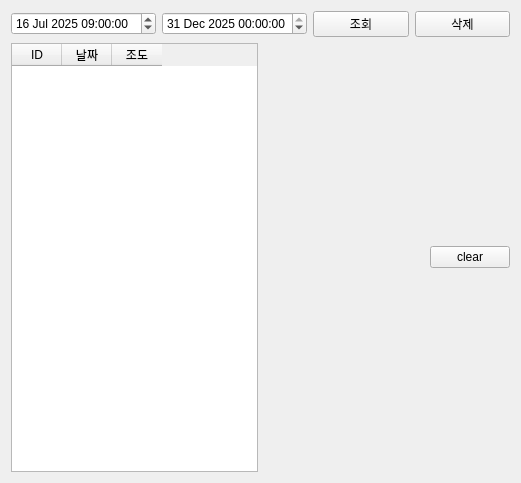
<?xml version="1.0" encoding="UTF-8"?>
<ui version="4.0">
 <class>Tab5SensorDatabase</class>
 <widget class="QWidget" name="Tab5SensorDatabase">
  <property name="geometry">
   <rect>
    <x>0</x>
    <y>0</y>
    <width>521</width>
    <height>483</height>
   </rect>
  </property>
  <property name="windowTitle">
   <string>Form</string>
  </property>
  <layout class="QVBoxLayout" name="verticalLayout_3">
   <item>
    <layout class="QHBoxLayout" name="horizontalLayout">
     <item>
      <widget class="QDateTimeEdit" name="pDateTimeEditFrom">
       <property name="date">
        <date>
         <year>2025</year>
         <month>7</month>
         <day>16</day>
        </date>
       </property>
       <property name="time">
        <time>
         <hour>9</hour>
         <minute>0</minute>
         <second>0</second>
        </time>
       </property>
      </widget>
     </item>
     <item>
      <widget class="QDateTimeEdit" name="pDateTimeEditTo">
       <property name="dateTime">
        <datetime>
         <hour>0</hour>
         <minute>0</minute>
         <second>0</second>
         <year>2025</year>
         <month>12</month>
         <day>31</day>
        </datetime>
       </property>
       <property name="date">
        <date>
         <year>2025</year>
         <month>12</month>
         <day>31</day>
        </date>
       </property>
      </widget>
     </item>
     <item>
      <widget class="QPushButton" name="pPBsearchDB">
       <property name="text">
        <string>조회</string>
       </property>
      </widget>
     </item>
     <item>
      <widget class="QPushButton" name="pPOdeleteDB">
       <property name="text">
        <string>삭제</string>
       </property>
      </widget>
     </item>
    </layout>
   </item>
   <item>
    <layout class="QHBoxLayout" name="horizontalLayout_2" stretch="1,1">
     <item>
      <widget class="QTableWidget" name="pTBsensor">
       <attribute name="horizontalHeaderMinimumSectionSize">
        <number>23</number>
       </attribute>
       <attribute name="horizontalHeaderDefaultSectionSize">
        <number>50</number>
       </attribute>
       <column>
        <property name="text">
         <string>ID</string>
        </property>
       </column>
       <column>
        <property name="text">
         <string>날짜</string>
        </property>
       </column>
       <column>
        <property name="text">
         <string>조도</string>
        </property>
       </column>
      </widget>
     </item>
     <item>
      <layout class="QVBoxLayout" name="verticalLayout_2" stretch="1,5">
       <item>
        <layout class="QHBoxLayout" name="horizontalLayout_3" stretch="5,1">
         <item>
          <spacer name="horizontalSpacer">
           <property name="orientation">
            <enum>Qt::Orientation::Horizontal</enum>
           </property>
           <property name="sizeHint" stdset="0">
            <size>
             <width>40</width>
             <height>20</height>
            </size>
           </property>
          </spacer>
         </item>
         <item>
          <widget class="QPushButton" name="pPOdeleteDB_2">
           <property name="text">
            <string>clear</string>
           </property>
          </widget>
         </item>
        </layout>
       </item>
       <item>
        <layout class="QVBoxLayout" name="pChartViewLayout"/>
       </item>
      </layout>
     </item>
    </layout>
   </item>
  </layout>
 </widget>
 <resources/>
 <connections/>
</ui>
